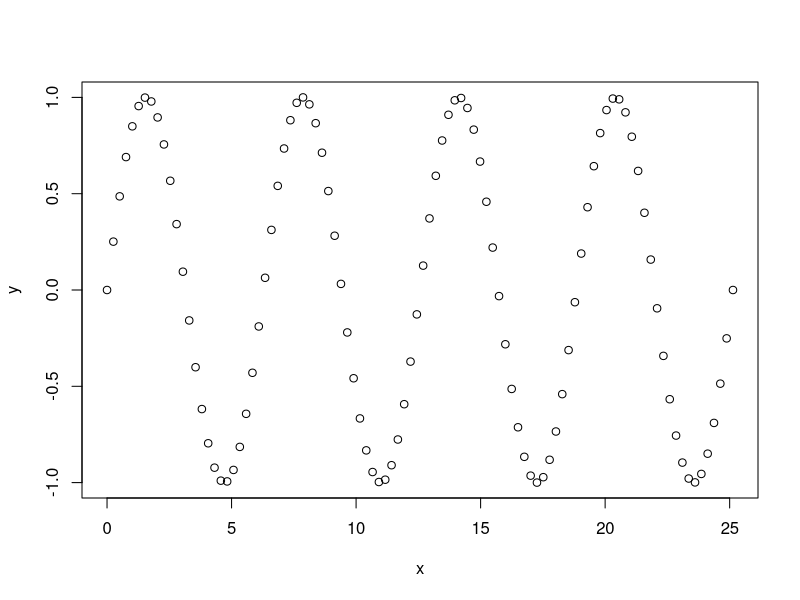
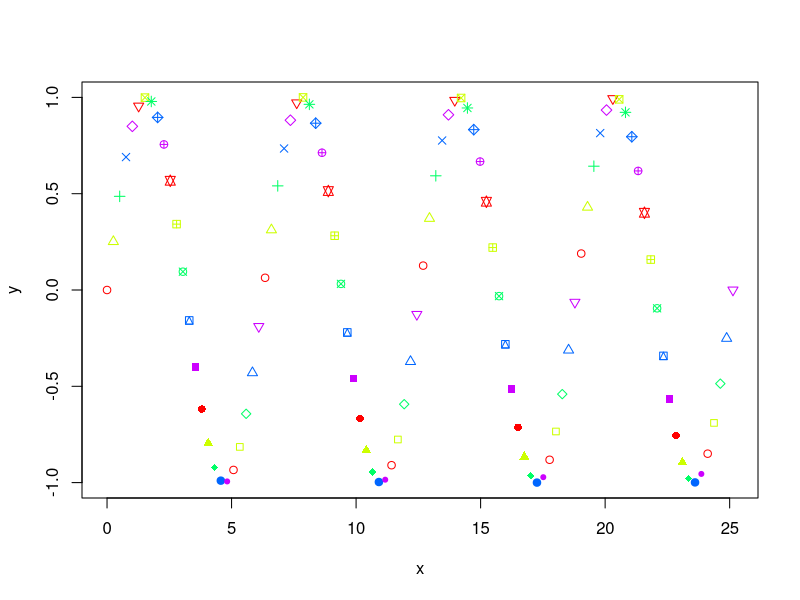
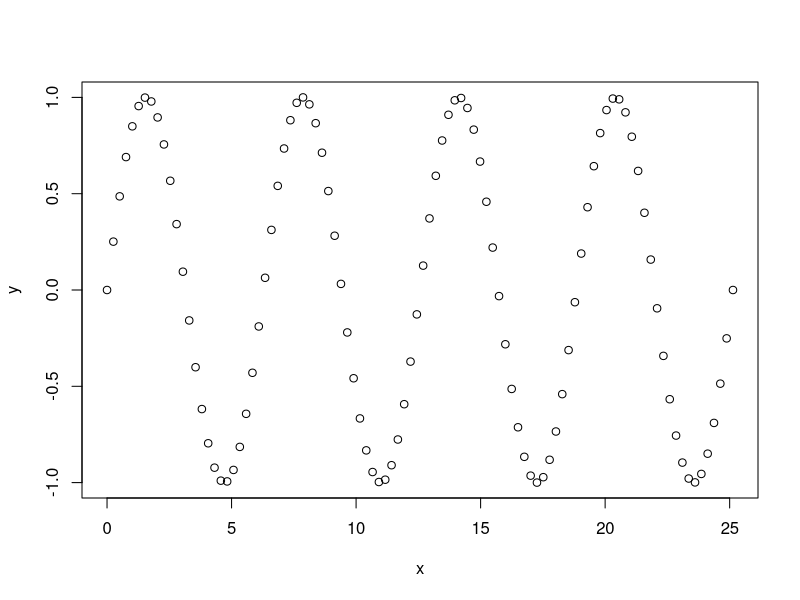
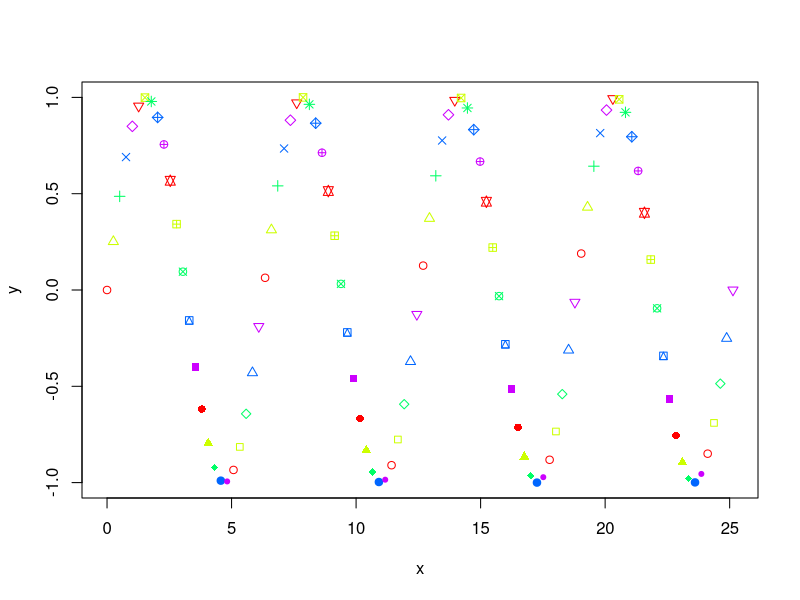
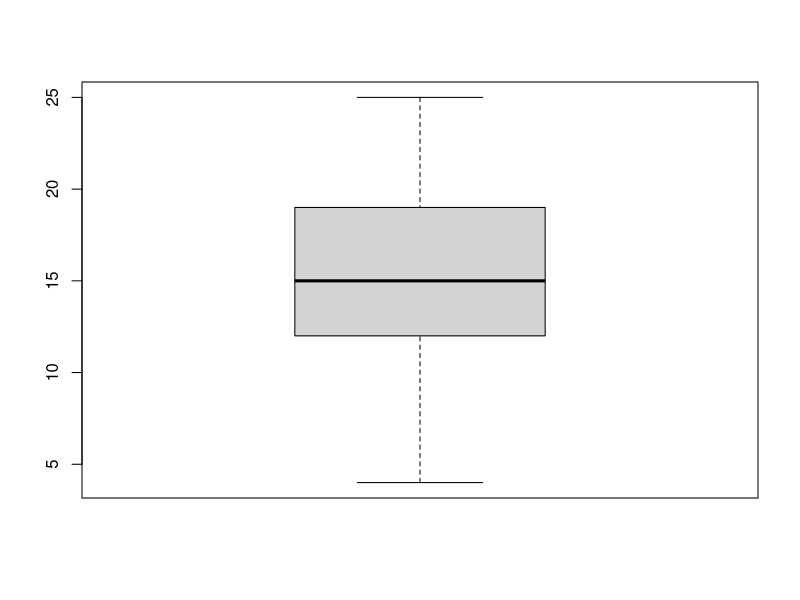
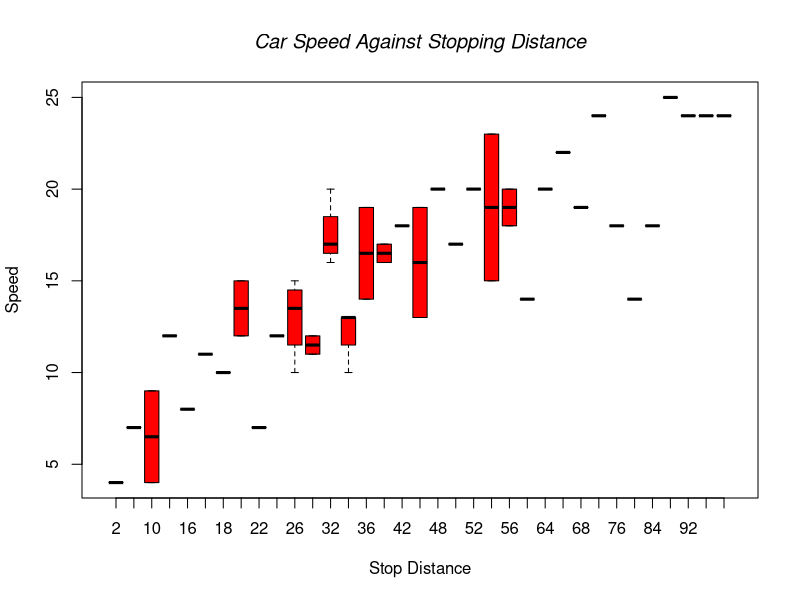
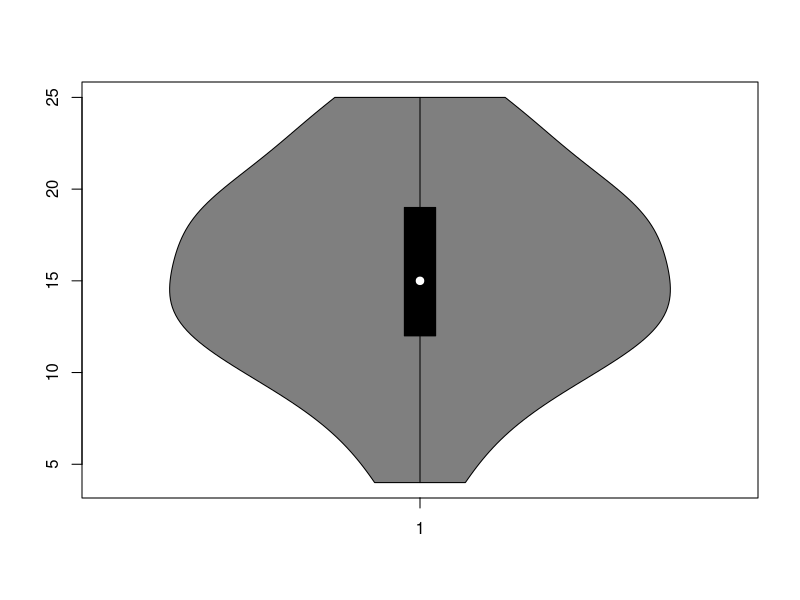
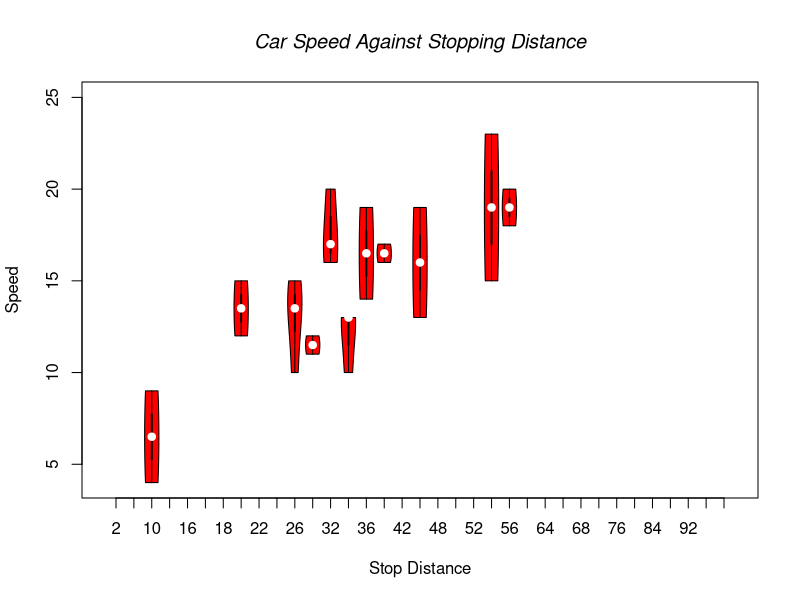

These charts were generated, in order, by the following R code:
## ---- chunk 1
x <- seq(0,8*pi,length.out=100)
y <- sin(x)
## ---- chunk 2
plot(x,y)

## ---- chunk 3
fancy1 = plot(x,y, pch = 1:25, col=rainbow(5))

fancy1

## ---- chunk 4
x <- seq(0,8*pi,length.out=100)
y <- sin(x)
plot(x,y)

## ---- chunk 5
plot(x,y, pch = 1:25, col=rainbow(5))

## ---- chunk 6
# Step 1: Call the pdf command to start the plot

pdf(file = "fancy1.pdf")

# Step 2: Create the plot with R code

fancy1 = plot(x,y, pch = 1:25, col=rainbow(5))

# Step 3: Run dev.off() to create the file!

dev.off()

## ---- chunk 7

boxplot(cars$speed)

## ---- chunk 8
boxplot(speed ~ dist, data = cars,
            xlab = "Stop Distance", ylab = "Speed",
            col = "red")
    title(main="Car Speed Against Stopping Distance", font.main = 3)
## ---- chunk 9

library(vioplot)
vioplot(cars$speed)

## ---- chunk 10
library(vioplot)
vioplot(speed ~ dist, data = cars,
            xlab = "Stop Distance", ylab = "Speed",
            col = "red")
    title(main="Car Speed Against Stopping Distance", font.main = 3)
## ---- chunk 11
whale = read.csv("whaledata.csv")
## ---- chunk 12
par(mar = c(4.0, 4.0, 4.0, 1.9), xaxs="i", yaxs="i")
plot(whale$number.whales, whale$depth,
       type = "n",
       xlab = "Nnumber of whales",
       ylab = expression(paste("Depth (m) ")),
       xlim = c(0, 30), ylim = c(0, 1700), bty = "l",
       las = 1, cex.axis = 0.8, tcl = -0.2)
points(x = whale$number.whales[whale$water.noise == "low"],
       y = whale$depth[whale$water.noise == "low"],
       pch = 16, col = "green")
points(x = whale$number.whales[whale$water.noise == "medium"],
       y = whale$depth[whale$water.noise == "medium"],
       pch = 16, col = "orange")
points(x = whale$number.whales[whale$water.noise == "high"],
       y = whale$depth[whale$water.noise == "high"],
       pch = 16, col = "red")
text(x = 28, y = 1600, label = "A", cex = 2)
leg_cols <- c("green", "orange", "red")
leg_sym <- c(16, 16, 16)
leg_lab <- c("low", "medium", "high")

legend(x = 25, y = 800, col = leg_cols, pch = leg_sym, 
        legend = leg_lab, bty = "n", 
        title = "Noise level")
## ---- chunk 13

whale = read.csv("whaledata.csv")

## ---- chunk 14
par(mar = c(4.0, 4.0, 4.0, 1.9), xaxs="i", yaxs="i")
plot(whale$number.whales, whale$depth,
       type = "n",
       xlab = "Nnumber of whales",
       ylab = expression(paste("Depth (m) ")),
       xlim = c(0, 30), ylim = c(0, 1700), bty = "l",
       las = 1, cex.axis = 0.8, tcl = -0.2)
points(x = whale$number.whales[whale$water.noise == "low"],
       y = whale$depth[whale$water.noise == "low"],
       pch = 16, col = "green")
points(x = whale$number.whales[whale$water.noise == "medium"],
       y = whale$depth[whale$water.noise == "medium"],
       pch = 16, col = "orange")
points(x = whale$number.whales[whale$water.noise == "high"],
       y = whale$depth[whale$water.noise == "high"],
       pch = 16, col = "red")
text(x = 28, y = 1600, label = "A", cex = 2)
leg_cols <- c("green", "orange", "red")
leg_sym <- c(16, 16, 16)
leg_lab <- c("low", "medium", "high")

legend(x = 25, y = 800, col = leg_cols, pch = leg_sym, 
        legend = leg_lab, bty = "n", 
        title = "Noise level")



## ---- chunk 15
#Load beersheva.csv 
beersheva <- read.csv("beersheva.csv")

#Plot a histogram of the column tempcmax 
hist(beersheva$tempcmax)
## ---- chunk 16
#Add to the histogram the title "Max Temperature, x axis name "Max Temp" and the color Gold.Make the histogram to have 9 breaks.
hist(beersheva$tempcmax, main = "Max Temperature in Beersheva",
xlab = "Max Temp", col = "Gold", breaks = 9)
## ---- chunk 17
#Create kernel density plot from the same data as the histogram before,
#with the same title, filled with lightgreen color and darkgreen border

plot(density(beersheva$tempcmax), main = "Max Temperature in Beersheva")
polygon(density(beersheva$tempcmax), col = "lightgreen", border = "darkgreen")

## ---- chunk 18
dotchart(mtcars$hp)
## ---- chunk 19
boxplot(mtcars$hp)
## ---- chunk 20
    gears = table(mtcars$gear)

    percent = round(100*gears/sum(gears), 1)
    pielabels = paste(percent)
    pie(gears,col = rainbow(length(gears)), labels = percent , main = '% of Gears', cex = 0.8)
    legend("topright", c("Gear-3","Gear-4","Gear-5"), cex=0.8, fill=  rainbow(length(gears)))
## ---- chunk 21
gears = table(mtcars$gear)
percent = round(100*gears/sum(gears), 1)
pielabels = paste(percent)
pie(gears,col = rainbow(length(gears)), labels = percent , main = '% of Gears', cex = 0.8)

legend("topright", c("Gear-3","Gear-4","Gear-5"), cex=0.8, fill=  rainbow(length(gears)))
## ---- chunk 22
#Subset the data so you will have only the needed columns
 subset_beersheva = beersheva[,5:10]

#Use colMeans to create a "means vector" from all columns
beersheva_means = colMeans(subset_beersheva)

#create a barplot with the following arguments:
#1) The title "Beersheva Means"
#2) x axis name as "Categories"
#3) Line width of 5
#4) Each bar will be with different color of your choise
barplot(beersheva_means,lwd = 5, main="Beersheva Means",xlab="Categories",
col=c("darkseagreen3", "lightslategray", "red4", "plum1", "tan2", "navyblue"))
